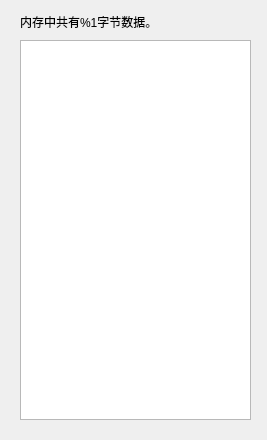
<?xml version="1.0" encoding="UTF-8"?>
<ui version="4.0">
 <class>RamDialog</class>
 <widget class="QDialog" name="RamDialog">
  <property name="geometry">
   <rect>
    <x>0</x>
    <y>0</y>
    <width>267</width>
    <height>440</height>
   </rect>
  </property>
  <property name="minimumSize">
   <size>
    <width>40</width>
    <height>100</height>
   </size>
  </property>
  <property name="windowTitle">
   <string>RAM数据</string>
  </property>
  <property name="windowIcon">
   <iconset resource="resources.qrc">
    <normaloff>:/logo.png</normaloff>:/logo.png</iconset>
  </property>
  <widget class="QLabel" name="mem_count">
   <property name="geometry">
    <rect>
     <x>20</x>
     <y>10</y>
     <width>301</width>
     <height>24</height>
    </rect>
   </property>
   <property name="text">
    <string>内存中共有%1字节数据。</string>
   </property>
  </widget>
  <widget class="QListWidget" name="mem_list">
   <property name="geometry">
    <rect>
     <x>20</x>
     <y>40</y>
     <width>231</width>
     <height>380</height>
    </rect>
   </property>
  </widget>
 </widget>
 <resources>
  <include location="resources.qrc"/>
 </resources>
 <connections/>
</ui>
